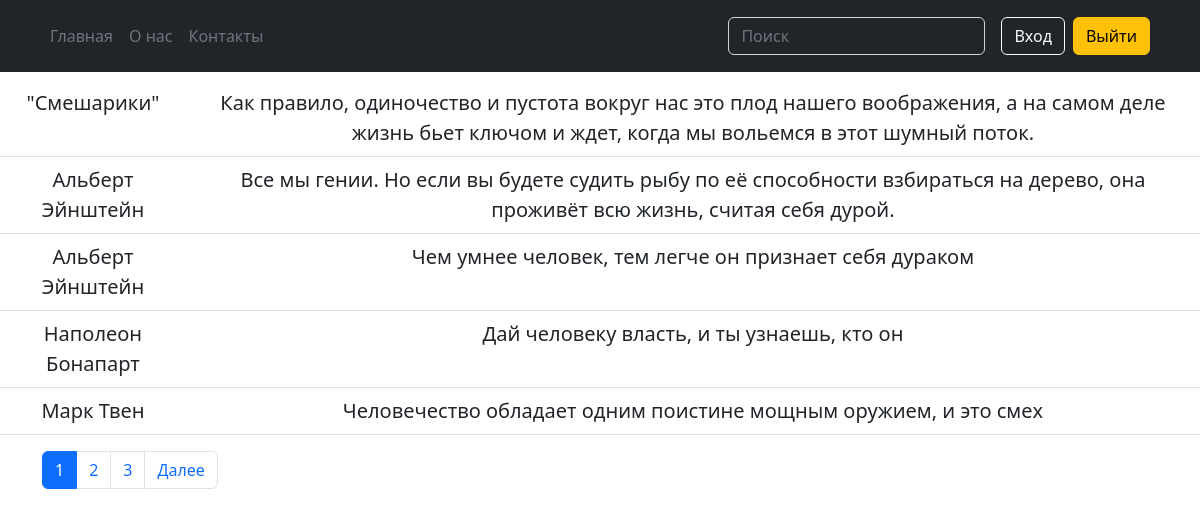
The page / on the database its author committed.
### admininterface/models.py (models this page shows)
class Quotes(models.Model):
    keys = models.ManyToManyField(KeysWords)
    author = models.CharField('Автор', max_length=100)
    content = models.TextField('Содержание')

### main/views.py (the view)
# urls.py: path('', views.index),
def index(request):
    paginator = Paginator(Quotes)
    current_page = request.GET.get('page')
    pag_items = paginator.get_page_items(current_page)
    quotes = pag_items['page_objs']
    print(Quotes)
    context = {
        'title': 'Главная',
        'quotes': quotes,
        'pag_items': pag_items
    }
    return render(request, 'main/index.html', context)

### services/Pagination.py (called while the page is built, shortened)
    def count_pages(self, split_number):
        if not self.model_filter:
            number_quotes = self.model.objects.count()
        else:
            number_quotes = self.model.objects.filter(keys__keyword=self.model_filter).count()
        pages = math.ceil(number_quotes / split_number)
        print('pag_pages:', pages)
        self.number_pages = pages

    def get_page_items(self, current_page):
        sp_n = self.split_number
        paginator = self.get_paginator(current_page)
        if not self.model_filter:
            page_objs = self.model.objects.all()[sp_n * (paginator['current'] - 1):sp_n * paginator['current']]
        else:
            page_objs = self.model.objects.filter(keys__keyword=self.model_filter)[
                        sp_n * (paginator['current'] - 1):sp_n * paginator['current']]
        items = {
            'pages': range(1, self.number_pages + 1),
            'page_objs': page_objs,
            'current_page': paginator['current'],
            'next_page': paginator['next'],
            'previous_page': paginator['previous'],
        }
        return items

    def get_paginator(self, current_page):
        paginator = {
            'current': None,
            'next': None,
            'previous': None,
        }
        print(current_page)
        if not current_page or current_page == '1':
            paginator['current'] = 1
            if current_page != self.number_pages:
                paginator['next'] = 2
            return paginator

### main/templates/main/index.html (shortened to what this page needs)
{% extends 'main/base.html' %}
{% block body %}
<div class="lead text-center">
    <table class="table">
        <tbody>
            {% for item in quotes %}
             <tr>
                 <td>{{ item.author }}</td>
                 <td>{{ item.content }}</td>
             </tr>
            {% endfor %}
        </tbody>
    </table>
</div>
{% endblock %}
{% block paginator %}
<div class="container">
    <nav id="pagination">
        <ul class="pagination">
          {% for page in pag_items.pages %}
            {% if page is pag_items.current_page %}
                <li class="page-item active"><a class="page-link" href="?search={{search_item}}&page={{page}}">{{page}}</a></li>
            {% else %}
                <li class="page-item"><a class="page-link" href="?search={{search_item}}&page={{page}}">{{page}}</a></li>
            {% endif %}
          {% endfor %}
          {% if pag_items.next_page %}
            <li class="page-item"><a class="page-link" href="?page={{pag_items.next_page}}">Далее</a></li>
          {% endif %}
        </ul>
    </nav>
</div>
{% endblock %}

### main/templates/main/base.html (shortened to what this page needs)
<!doctype html>
<html lang="ru">
<head>
    <link rel="stylesheet" href="https://cdn.jsdelivr.net/npm/bootstrap@5.2.0/dist/css/bootstrap.min.css">
</head>
<body>
<header class="p-3 text-bg-dark">
    <div class="container">
        <div class="d-flex flex-wrap align-items-center justify-content-center justify-content-lg-start">
        <ul class="nav col-12 col-lg-auto me-lg-auto mb-2 justify-content-center mb-md-0">
          <li><a href="/" class="nav-link px-2 text-secondary">Главная</a></li>
          <li><a href="{% url 'about' %}" class="nav-link px-2 text-secondary">О нас</a></li>
          <li><a href="{% url 'contact' %}" class="nav-link px-2 text-secondary">Контакты</a></li>
        </ul>
        <form class="col-12 col-lg-auto mb-3 mb-lg-0 me-lg-3" action="{% url 'search' %}">
          <input type="search" class="form-control form-control-dark text-bg-dark" placeholder="Поиск" name="search">
        </form>
            <a  href="{% url 'login' %}" class="btn btn-outline-light me-2">Вход</a>
            <a  href="{% url 'logout' %}" class="btn btn-warning me-2">Выйти</a>
        </div>
    </div>
</header>
    <div class="my-2">
        {% block body %}{% endblock %}
    </div>
        {% block paginator %}{% endblock %}
</body>
</html>

### rows shown on the page
Quotes: author "\"Смешарики\"", content "Как правило, одиночество и пустота вокруг нас это плод нашего воображения, а на самом деле жизнь бьет ключом и ждет, когда мы вольемся в этот шумный поток."
Quotes: author "Альберт Эйнштейн", content "Все мы гении. Но если вы будете судить рыбу по её способности взбираться на дерево, она проживёт всю жизнь, считая себя дурой."
Quotes: author "Альберт Эйнштейн", content "Чем умнее человек, тем легче он признает себя дураком"
Quotes: author "Наполеон Бонапарт", content "Дай человеку власть, и ты узнаешь, кто он"
Quotes: author "Марк Твен", content "Человечество обладает одним поистине мощным оружием, и это смех"

### other values the page prints
{{ page }} "1"
{{ page }} "2" "3"
